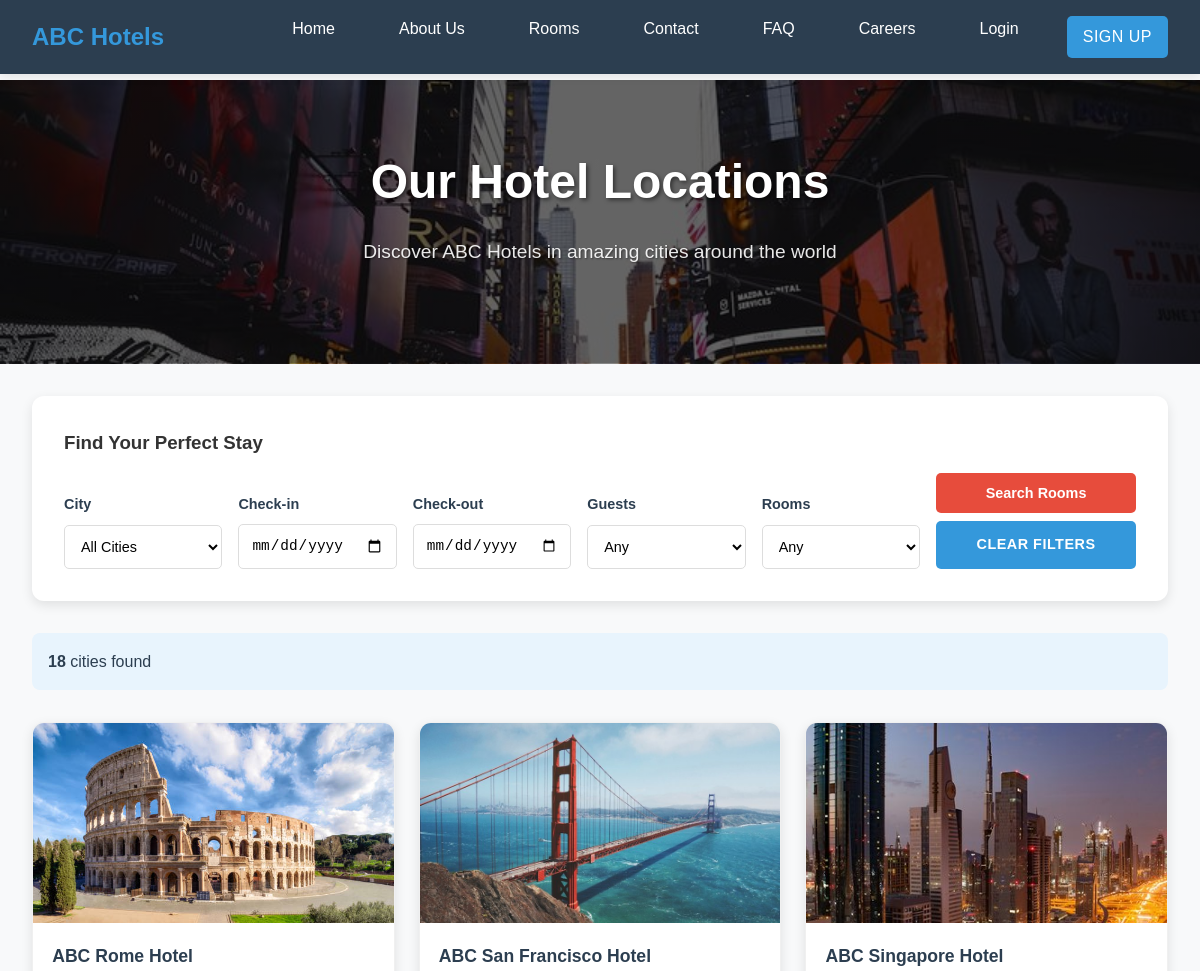
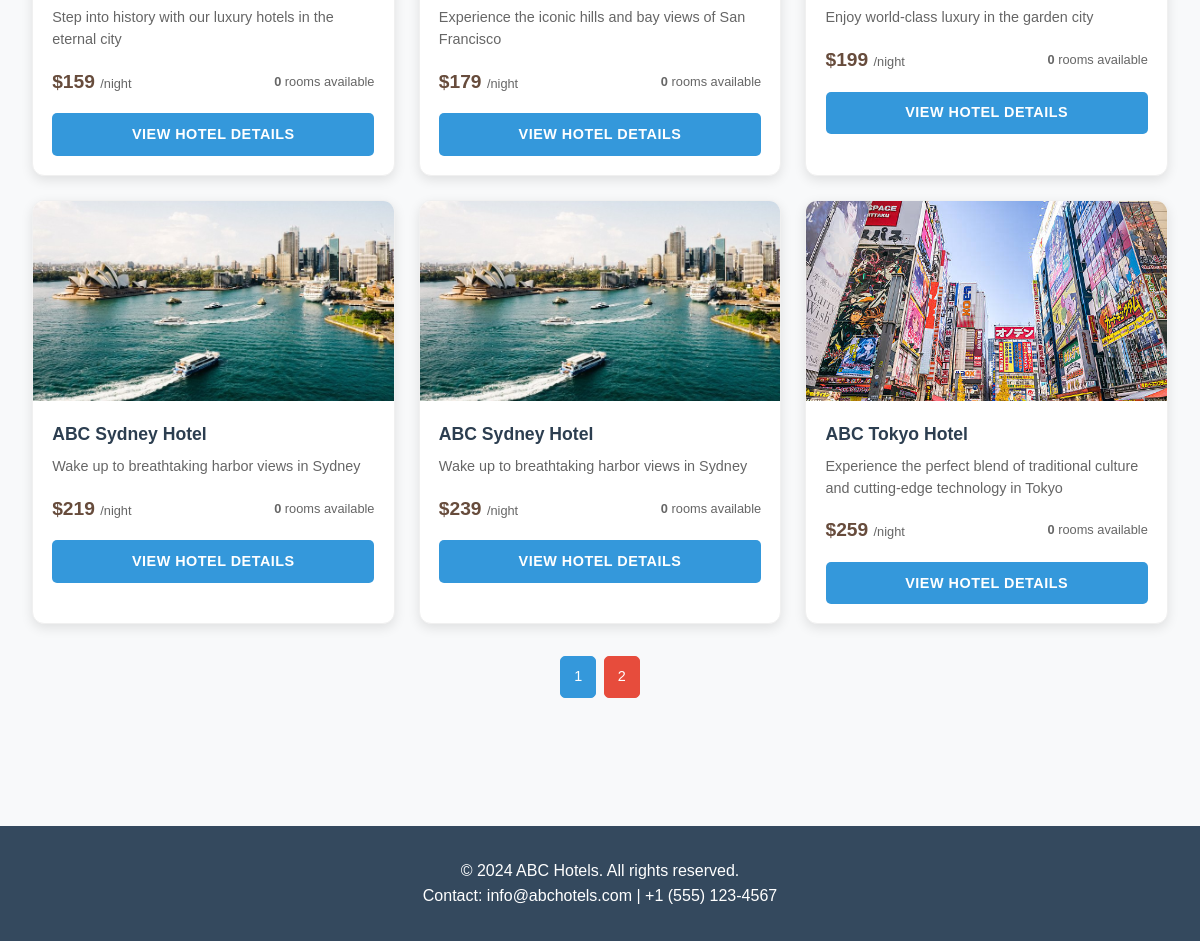
Before: /rooms/?page=2 with the older database file (2 pictures, top to bottom).
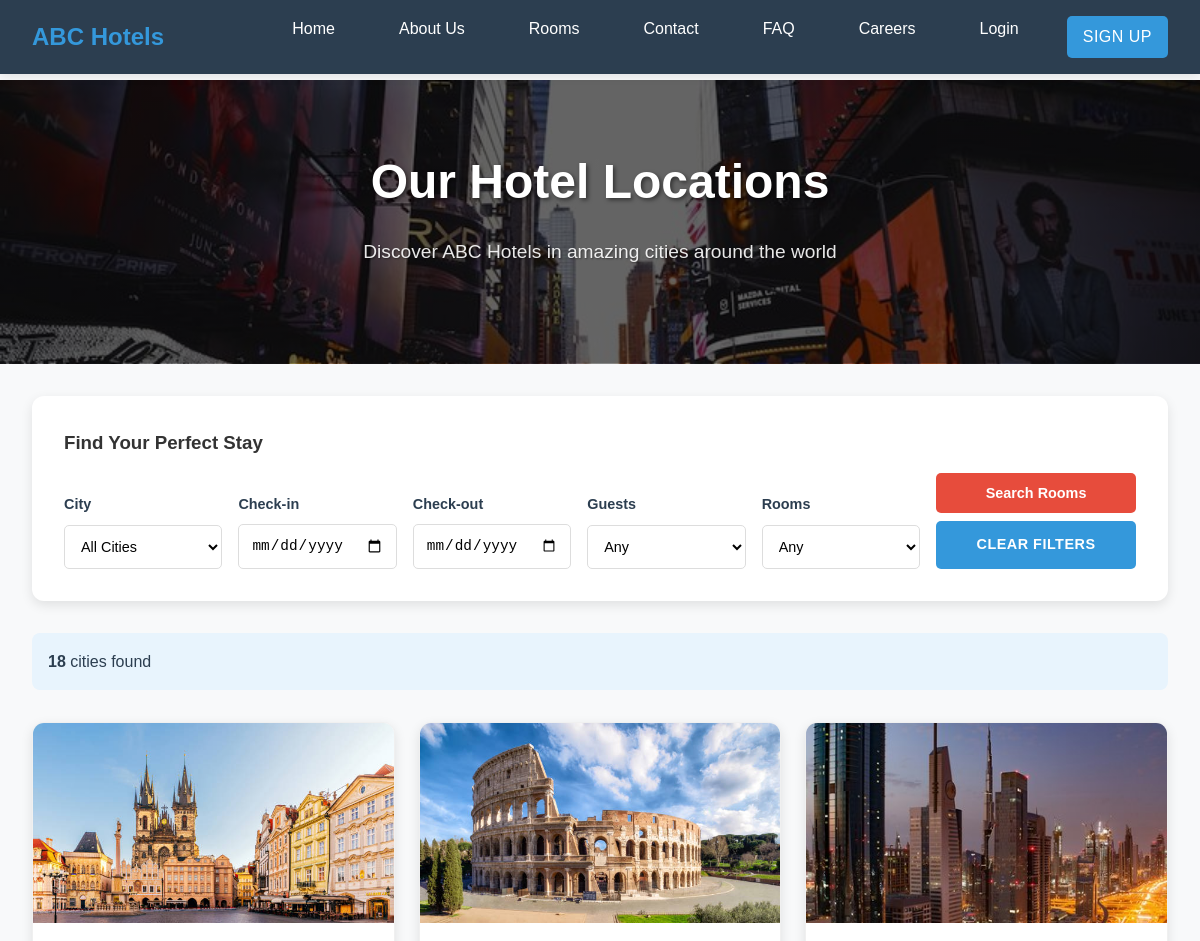
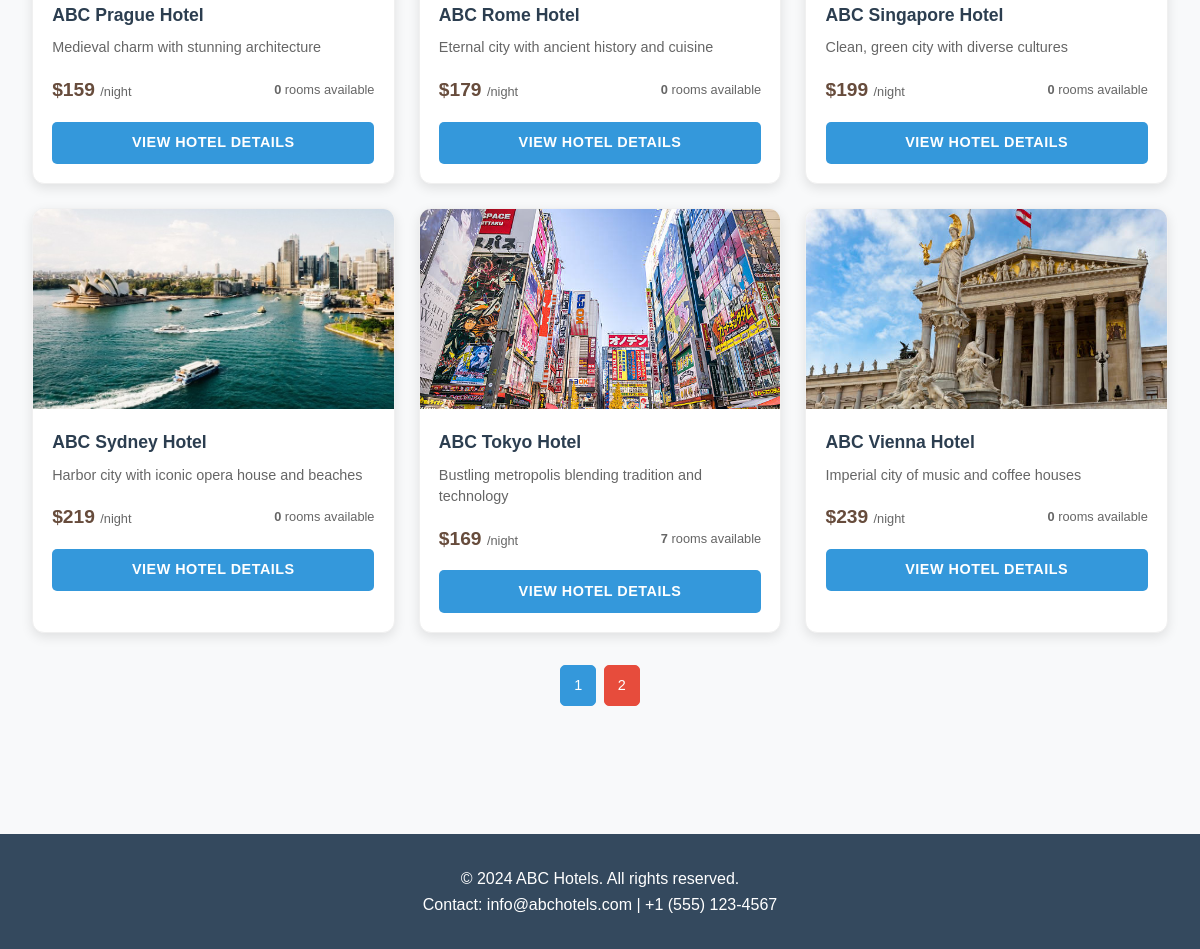
After: the same page with the newer database file (2 pictures, top to bottom).
### hotel/models.py (models this page shows, shortened)
class City(models.Model):
    name = models.CharField(max_length=100)
    description = models.TextField()
    image = models.ImageField(upload_to='cities/', null=True, blank=True)
    is_active = models.BooleanField(default=True)

### hotel/views.py (the view)
# urls.py: path('rooms/', views.room_list, name='room_list'),
def room_list(request):
    all_cities = City.objects.filter(is_active=True)
    selected_city = request.GET.get('city', '')
    selected_check_in = request.GET.get('check_in', '')
    selected_check_out = request.GET.get('check_out', '')
    selected_guests = request.GET.get('guests', '')
    selected_rooms = request.GET.get('rooms', '')
    cities = City.objects.filter(is_active=True)
    if selected_city:
        cities = cities.filter(name__icontains=selected_city)
    cities = cities.annotate(
        room_count=Count('rooms', filter=Q(rooms__is_available=True)),  # Changed 'room' to 'rooms'
        starting_price=Min('rooms__room_type__price_per_night')  # Changed 'room' to 'rooms'
    ).order_by('name')
    if selected_rooms:
        min_rooms = int(selected_rooms)
        cities = cities.filter(room_count__gte=min_rooms)
    paginator = Paginator(cities, 12)  # Show 12 cities per page
    page_number = request.GET.get('page')
    cities_page = paginator.get_page(page_number)
    context = {
        'cities': cities_page,
        'all_cities': all_cities,
        'selected_city': selected_city,
        'selected_check_in': selected_check_in,
        'selected_check_out': selected_check_out,
        'selected_guests': selected_guests,
        'selected_rooms': selected_rooms,
    }
    return render(request, 'room_list.html', context)

### templates/room_list.html (shortened to what this page needs)
{% extends 'base.html' %}
{% load static %}
{% block content %}
<section class="hero-section" style="background-image: linear-gradient(rgba(0,0,0,0.6), rgba(0,0,0,0.6)), url('{% static 'images/cities/new_york.jpg' %}');">
    <div class="container">
        <h1 class="hero-title">Our Hotel Locations</h1>
        <p class="hero-subtitle">Discover ABC Hotels in amazing cities around the world</p>
    </div>
</section>
<section style="padding: 2rem 0;">
    <div class="container">
        <div class="filter-section">
            <h3 style="margin-bottom: 1rem;">Find Your Perfect Stay</h3>
            <form method="get" action="{% url 'room_list' %}">
                <div class="filter-grid-single-line">
                    <div class="filter-group">
                        <label class="filter-label">City</label>
                        <select name="city" class="filter-select">
                            <option value="">All Cities</option>
                        </select>
                    </div>
                    <div class="filter-group">
                        <label class="filter-label">Check-in</label>
                        <input type="date" name="check_in" class="filter-input" value="{{ selected_check_in }}">
                    </div>
                    <div class="filter-group">
                        <label class="filter-label">Check-out</label>
                        <input type="date" name="check_out" class="filter-input" value="{{ selected_check_out }}">
                    </div>
                    <div class="filter-group">
                        <label class="filter-label">Guests</label>
                        <select name="guests" class="filter-select">
                            <option value="">Any</option>
                        </select>
                    </div>
                    <div class="filter-group">
                        <label class="filter-label">Rooms</label>
                        <select name="rooms" class="filter-select">
                            <option value="">Any</option>
                        </select>
                    </div>
                    <div class="filter-group button-group">
                        <button type="submit" class="filter-btn">Search Rooms</button>
                        <a href="{% url 'room_list' %}" class="btn clear-btn">Clear Filters</a>
                    </div>
                </div>
            </form>
        </div>
        <div class="results-info">
            <div>
                <strong>{{ cities.paginator.count }}</strong> cities found
            </div>
        </div>
        <div class="city-grid-3col">
            {% for city in cities %}
            <div class="city-card-3col">
                <div class="city-image-3col">
                    {% if city.image %}
                        <img src="{{ city.image.url }}" alt="{{ city.name }}">
                    {% endif %}
                </div>
                <div class="city-content-3col">
                    <div style="margin-bottom: 0.5rem;">
                        <h3 class="city-title-3col" style="color: #2c3e50; margin: 0 0 0.2rem 0; font-size: 1.1rem;">ABC {{ city.name }} Hotel</h3>
                    </div>
                    <p style="color: #666; margin-bottom: 1rem; line-height: 1.5; font-size: 0.9rem;">{{ city.description|truncatewords:15 }}</p>
                    <div style="display: flex; justify-content: space-between; align-items: center; margin-bottom: 1rem;">
                        <div>
                            <strong style="color: #674c3c; font-size: 1.2rem;">
                                {% if city.starting_price %}
                                    ${{ city.starting_price }}
                                {% else %}
                                    ${% cycle '159' '179' '199' '219' '239' '259' '279' '299' '319' '339' '359' '379' '399' '419' '439' %}
                                {% endif %}
                            </strong>
                            <span style="color: #666; font-size: 0.8rem;">/night</span>
                        </div>
                        <div>
                            <div style="color: #666; font-size: 0.8rem;">
                                <strong>{{ city.room_count }}</strong> rooms available
                            </div>
                        </div>
                    </div>
                    <a href="{% url 'city_detail' city.id %}" class="btn" style="width: 100%; text-align: center; padding: 0.6rem; font-size: 0.9rem;">
                        View Hotel Details
                    </a>
                </div>
            </div>
            {% empty %}
            <div style="text-align: center; grid-column: 1 / -1; padding: 3rem;">
                <h3>No cities found matching your criteria.</h3>
                <p>Please try different filter options.</p>
            </div>
            {% endfor %}
        </div>
        {% if cities.paginator.num_pages > 1 %}
        <div class="simple-pagination">
            <div class="page-numbers">
                {% for num in cities.paginator.page_range %}
                    {% if cities.number == num %}
                        <span class="current-page">{{ num }}</span>
                    {% else %}
                        <a href="?page={{ num }}"
                           class="page-link">{{ num }}</a>
                    {% endif %}
                {% endfor %}
            </div>
        </div>
        {% endif %}
    </div>
</section>
{% endblock %}

### templates/base.html (shortened to what this page needs)
<!DOCTYPE html>
<html lang="en">
<head>
    {% load static %}
    <link rel="stylesheet" href="{% static 'css/style.css' %}">
</head>
<body>
    <nav class="navbar">
        <div class="nav-container">
            <div class="logo">ABC Hotels</div>
            <ul class="nav-links">
                <li><a href="{% url 'home' %}">Home</a></li>
                <li><a href="{% url 'about' %}">About Us</a></li>
                <li><a href="{% url 'room_list' %}">Rooms</a></li>
                <li><a href="{% url 'contact' %}">Contact</a></li>
                <li><a href="{% url 'faq' %}">FAQ</a></li>
                <li><a href="{% url 'careers' %}">Careers</a></li>
                {% if user.is_authenticated %}
                <li><a href="{% url 'profile' %}">My Profile</a></li>
                <li><a href="{% url 'logout' %}">Logout</a></li>
                {% else %}
                <li><a href="{% url 'login' %}">Login</a></li>
                <li><a href="{% url 'register' %}" class="btn" style="padding: 0.5rem 1rem;">Sign Up</a></li>
                {% endif %}
            </ul>
        </div>
    </nav>
    <main class="main-content">
        {% block content %}
        {% endblock %}
    </main>
    <footer class="footer">
        <div class="container">
            <p>&copy; 2024 ABC Hotels. All rights reserved.</p>
            <p>Contact: info@abchotels.com | +1 (555) 123-4567</p>
        </div>
    </footer>
</body>
</html>

### static/css/style.css (style rules this page uses)
:root { --primary-color: #2c3e50; --secondary-color: #3498db; --accent-color: #e74c3c; --light-color: #ecf0f1; --dark-color: #34495e; --success-color: #27ae60; --warning-color: #f39c12; --danger-color: #e74c3c; }
* { margin: 0; padding: 0; box-sizing: border-box; }
body { font-family: 'Segoe UI', Tahoma, Geneva, Verdana, sans-serif; line-height: 1.6; color: #333; background-color: #f8f9fa; }
.navbar { background: var(--primary-color); color: white; padding: 1rem 0; position: fixed; width: 100%; top: 0; z-index: 1000; box-shadow: 0 2px 10px rgba(0,0,0,0.1); }
.nav-container { max-width: 1200px; margin: 0 auto; display: flex; justify-content: space-between; align-items: center; padding: 0 2.5rem; }
.logo { font-size: 1.8rem; font-weight: bold; color: var(--secondary-color); text-decoration: none; }
.nav-links { display: flex; list-style: none; gap: 2rem; }
.nav-links a { color: white; text-decoration: none; font-weight: 500; transition: color 0.3s ease; padding: 0.5rem 1rem; border-radius: 5px; }
.main-content { margin-top: 80px; min-height: calc(100vh - 160px); }
.container { max-width: 1200px; margin: 0 auto; padding: 0 2rem; }
.hero-section { background: linear-gradient(rgba(0,0,0,0.6), rgba(0,0,0,0.6)), url('https://images.unsplash.com/photo-1566073771259-6a8506099945?ixlib=rb-4.0.3&ixid=M3wxMjA3fDB8MHxwaG90by1wYWdlfHx8fGVufDB8fHx8fA%3D%3D&auto=format&fit=crop&w=1920&q=80'); background-size: cover; background-position: center; color: white; padding: 8rem 0; text-align: center; }
.hero-title { font-size: 3.5rem; margin-bottom: 1rem; font-weight: 700; text-shadow: 2px 2px 4px rgba(0,0,0,0.5); }
.hero-subtitle { font-size: 1.3rem; margin-bottom: 2rem; opacity: 0.9; text-shadow: 1px 1px 2px rgba(0,0,0,0.5); }
.btn { display: inline-block; background: var(--accent-color); color: white; padding: 0.8rem 2rem; text-decoration: none; border-radius: 5px; border: none; cursor: pointer; transition: all 0.3s ease; font-weight: 600; text-transform: uppercase; letter-spacing: 0.5px; }
.footer { background: var(--dark-color); color: white; text-align: center; padding: 2rem 0; margin-top: 4rem; }
.filter-section { background: white; padding: 2rem; border-radius: 10px; box-shadow: 0 5px 15px rgba(0,0,0,0.1); margin-bottom: 2rem; }
.filter-group { margin-bottom: 0; }
.filter-label { display: block; margin-bottom: 0.5rem; font-weight: bold; color: var(--primary-color); font-size: 0.9rem; }
.filter-select, .filter-input { width: 100%; padding: 0.8rem; border: 1px solid #ddd; border-radius: 5px; font-size: 1rem; background: white; }
.filter-btn { background: var(--accent-color); color: white; border: none; padding: 0.8rem 1.5rem; border-radius: 5px; cursor: pointer; font-weight: 600; transition: all 0.3s ease; }
.results-info { display: flex; justify-content: between; align-items: center; margin-bottom: 1rem; padding: 1rem; background: #f8f9fa; border-radius: 5px; }

### templates/base.html (style rules this page uses)
* { margin: 0; padding: 0; box-sizing: border-box; }
body { font-family: 'Arial', sans-serif; line-height: 1.6; color: #333; }
.navbar { background: #2c3e50; color: white; padding: 1rem 0; position: fixed; width: 100%; top: 0; z-index: 1000; }
.nav-container { max-width: 1200px; margin: 0 auto; display: flex; justify-content: space-between; align-items: center; padding: 0 2rem; }
.logo { font-size: 1.5rem; font-weight: bold; color: #3498db; }
.nav-links { display: flex; list-style: none; gap: 2rem; }
.nav-links a { color: white; text-decoration: none; transition: color 0.3s; }
.main-content { margin-top: 80px; min-height: calc(100vh - 160px); }
.container { max-width: 1200px; margin: 0 auto; padding: 0 2rem; }
.footer { background: #34495e; color: white; text-align: center; padding: 2rem 0; margin-top: 4rem; }
.btn { display: inline-block; background: #3498db; color: white; padding: 0.8rem 1.5rem; text-decoration: none; border-radius: 5px; border: none; cursor: pointer; transition: background 0.3s; }

Changed rows visible on the page:
no longer on this page (row edited): City: image (picture), name "San Francisco", description "Experience the iconic hills and bay views of San Francisco", room_count "0"
no longer on this page (row edited): City: image (picture), name "Sydney", description "Wake up to breathtaking harbor views in Sydney", room_count "0"
now on this page (row edited): City: image (picture), name "Prague", description "Medieval charm with stunning architecture", room_count "0"
changed City "Rome": description "Step into history with our luxury hotels in the eternal city" → "Eternal city with ancient history and cuisine"
changed City "Singapore": description "Enjoy world-class luxury in the garden city" → "Clean, green city with diverse cultures"
changed City "Sydney": description "Wake up to breathtaking harbor views in Sydney" → "Harbor city with iconic opera house and beaches"
changed City "Tokyo": description "Experience the perfect blend of traditional culture and cutting-edge technology in Tokyo" → "Bustling metropolis blending tradition and technology"; starting_price (not shown) → "169"; room_count "0" → "7"
now on this page (row edited): City: image (picture), name "Vienna", description "Imperial city of music and coffee houses", room_count "0"
